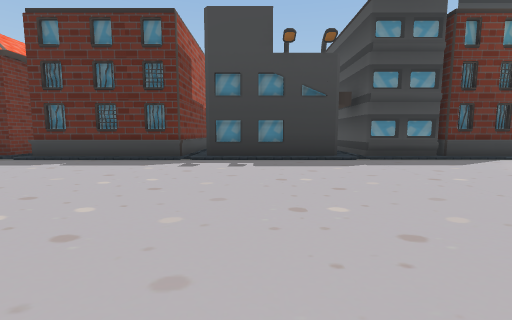
[1] (above)

22 first-person views from a walk through a scene from a Unity 3-D project. The camera is 1.5 m above the floor, tilts 6° down and sees 90° across. The floor is counted in squares, 2 m on a side. Each view is taken from the middle of a square. On the plan, view 1 faces up. The plan holds only what a view shows up to about 9 squares ahead; the rest is blank. The place goes on beyond the plan. The player is left out. Some surface patterns are stand-ins.

[2]
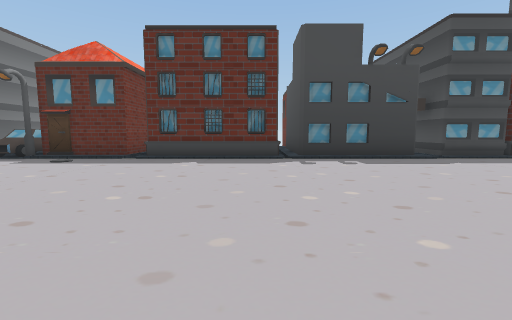

[3]
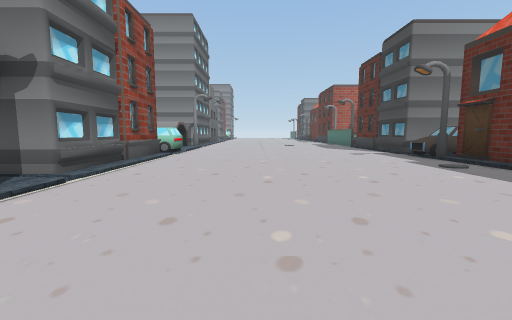

[4]
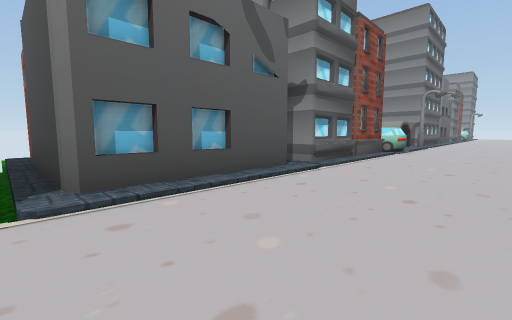

[5]
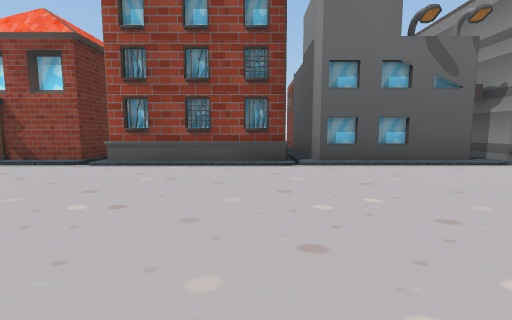

[6]
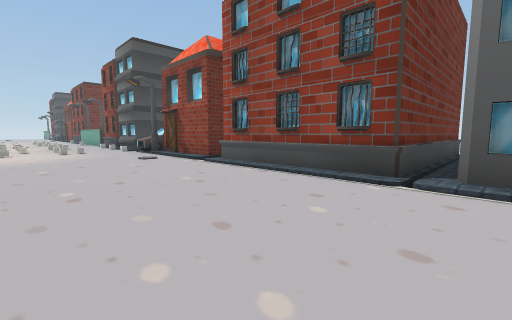

[7]
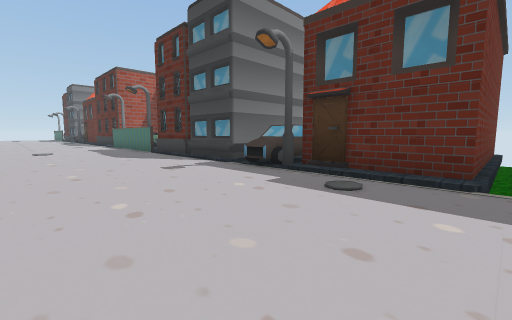

[8]
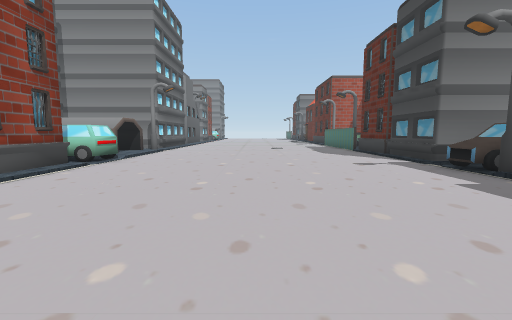

[9]
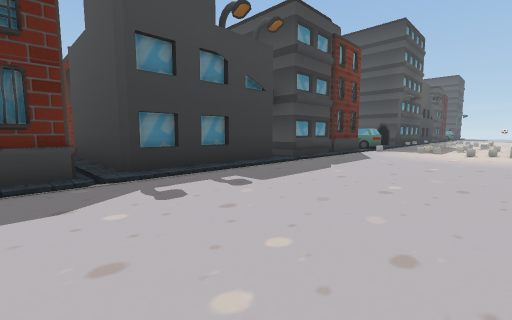

[10]
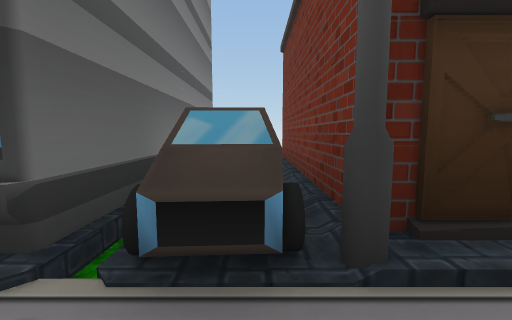

[11]
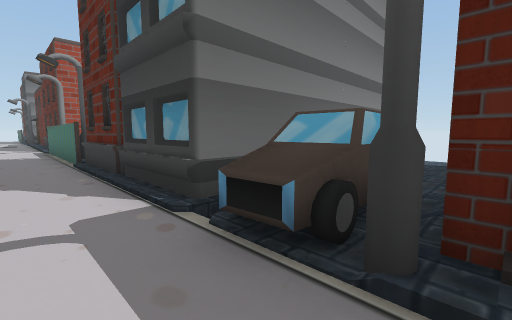

[12]
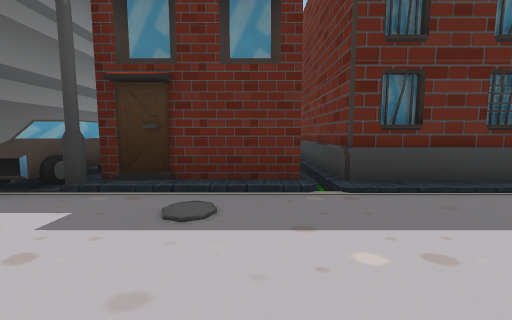

[13]
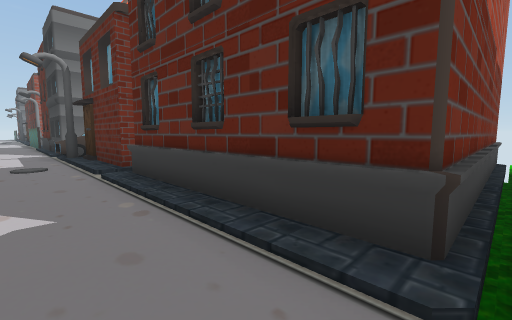

[14]
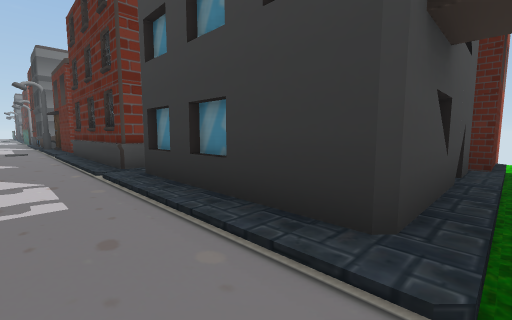

[15]
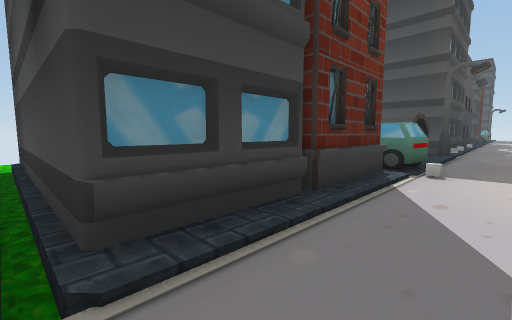

[16]
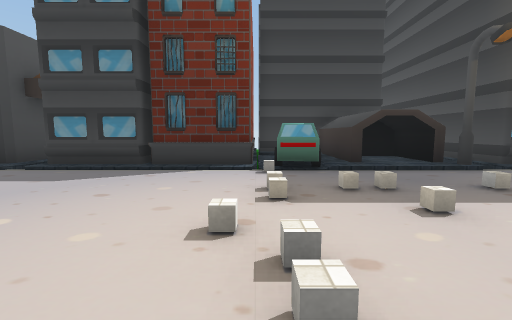

[17]
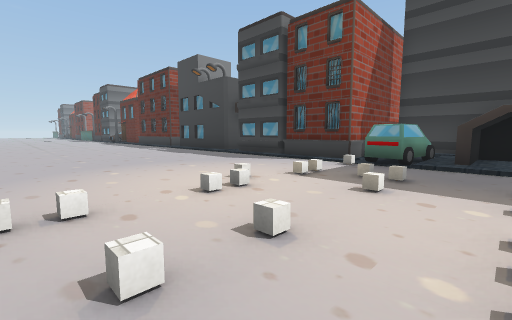

[18]
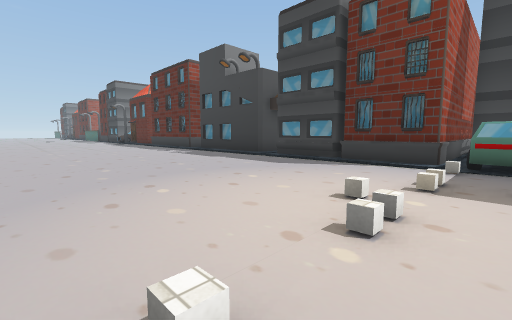

[19]
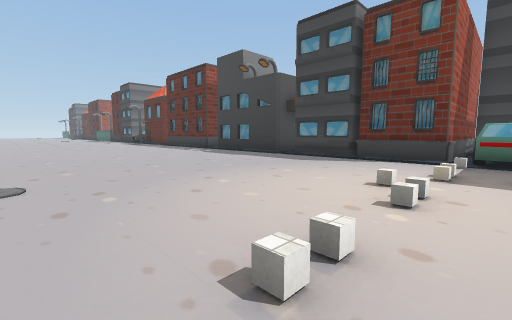

[20]
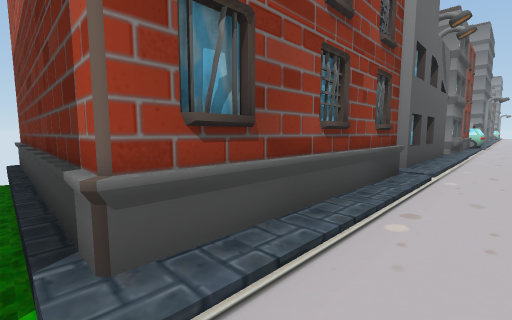

[21]
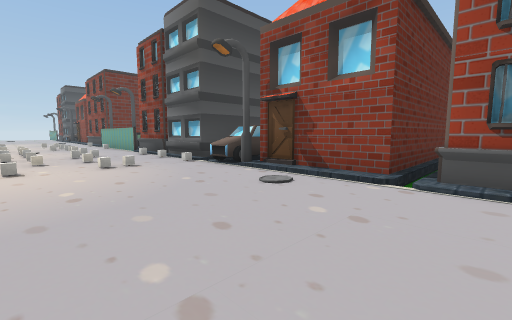

[22]
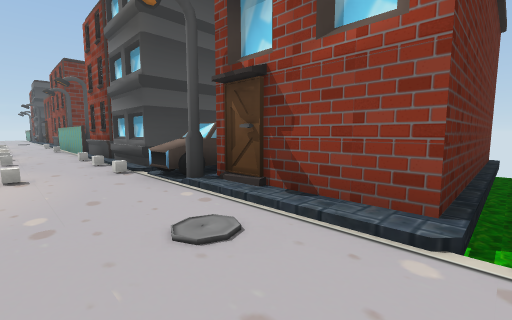

### Floor plan
Key: @ floor where view 1 was taken; # wall or solid block; x gap in a wall; . main floor; : floor 0.25 m higher than the main floor; - floor 0.25 m lower than the main floor; / step, stairs or slope; ^ raised ledge.
Columns run from 16 left of view 1 to 12 right of it. Each row starts with its distance up from view 1.
 15                   #-
 14                   #-#
 13      .# ###  ###  #-#   #
 12     /.# #-#  #-#  #/#   #
 11     /.# #-#  #-#  #/#   ###
 10    #/.# #-#  #-#  #/#   # ###
  9    #-####-#  #-#  #/#   ###:#
  8 ####-####-####/####/#######:#
  7 /////////////////////////////
  6 ......................../....
  5 ......................../...
  4 ......................../...
  3 ......................../....
  2  ............................
  1  ......................./....
  0  ...............@......./....
 -1  //#///////////////////^/####
 -2  :#######/####/####-####-#
 -3         #    #-#  #-#
 -4              #-#  #-#
 -5              #-#  #-#
 -6               -#  ###
 -7               -#
 -8              ###
 -9               x

Where each view was taken, in squares from view 1:
view 1: 0 up, 0 right, facing up
view 2: 1 down, 3 left, facing up
view 3: 2 up, 3 left, facing left
view 4: 2 up, 2 left, facing down-left
view 5: 5 up, 1 left, facing down
view 6: 3 up, 3 left, facing down-right
view 7: 3 up, 7 left, facing up-left
view 8: 3 up, 6 left, facing left
view 9: 3 up, 3 left, facing up-right
view 10: 6 up, 11 left, facing up
view 11: 6 up, 10 left, facing up-left
view 12: 4 up, 8 left, facing up
view 13: 6 up, 2 left, facing up-left
view 14: 6 up, 3 right, facing up-left
view 15: 6 up, 3 right, facing up-right
view 16: 2 up, 8 right, facing up
view 17: 1 up, 11 right, facing up-left
view 18: 1 up, 9 right, facing up-left
view 19: 0 up, 9 right, facing up-left
view 20: 0 up, 3 right, facing down-left
view 21: 3 up, 2 right, facing down-right
view 22: 1 up, 3 right, facing down-right
